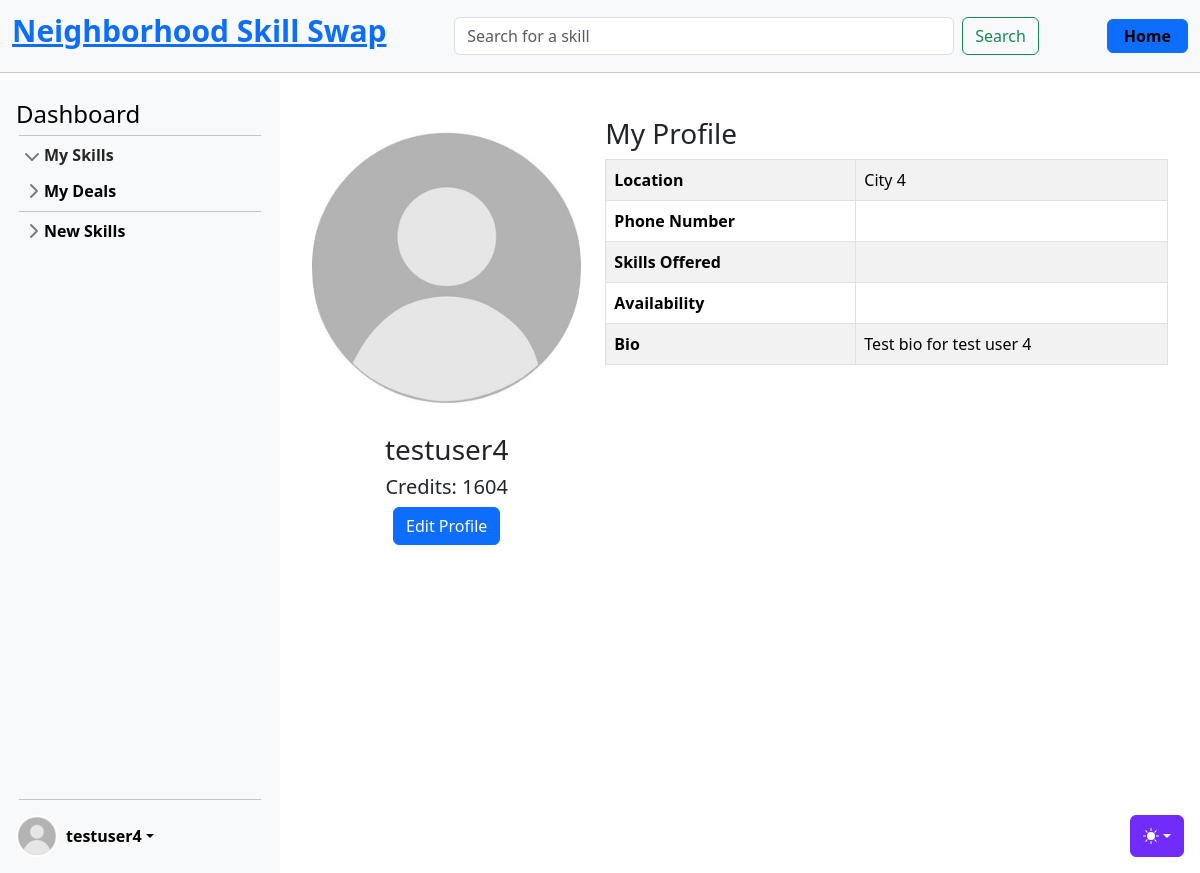
Before: /accounts/profile/5/ (signed in) with the older database file.
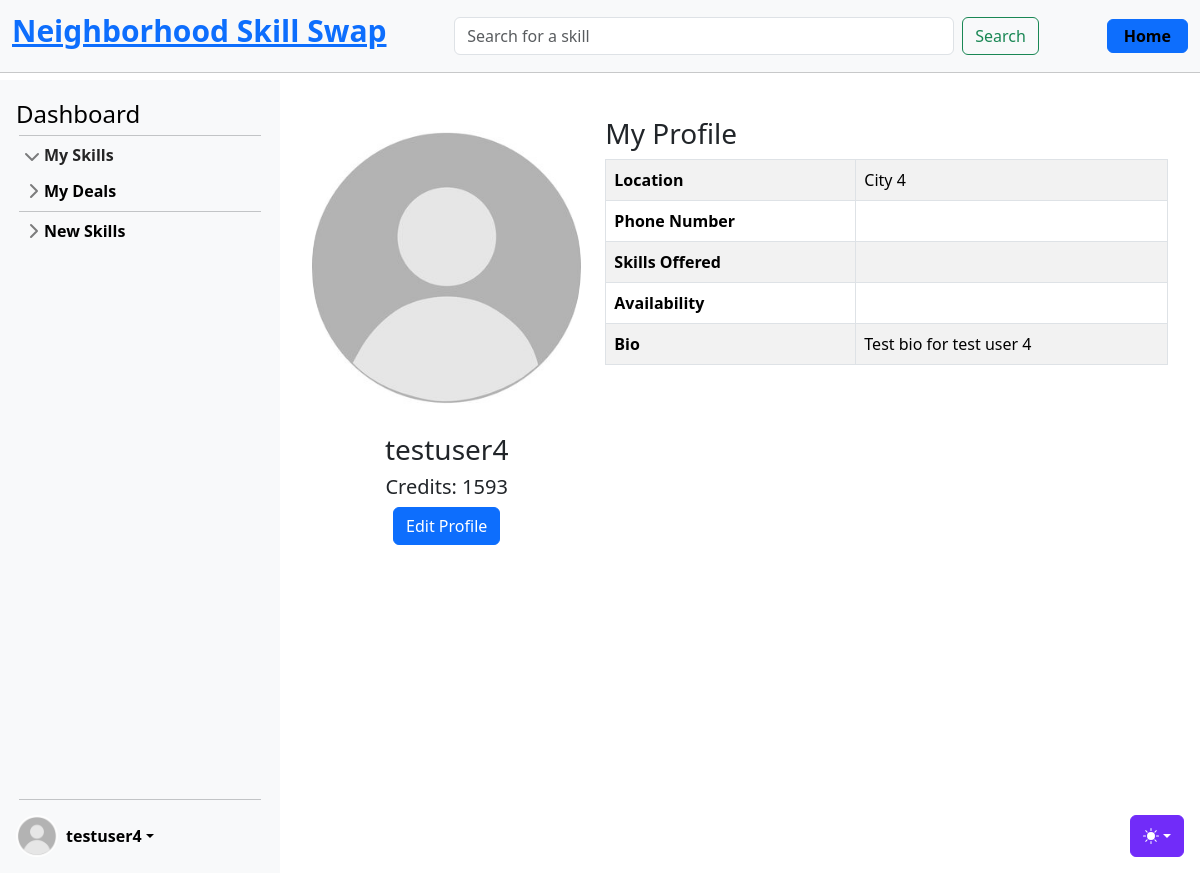
After: the same page with the newer database file.
### accounts/models.py (models this page shows, shortened)
class CustomUser(AbstractUser):
    age = models.PositiveIntegerField(null=True, blank=True)

class UserProfile(models.Model):
    user = models.OneToOneField(
        CustomUser, on_delete=models.CASCADE, related_name="profile"
    )  # A one-to-one link to the user model
    profile_image = models.ImageField(
        upload_to="profile_images/", null=True, blank=True
    )  # A field to upload a profile image
    location = models.CharField(
        max_length=255, blank=True
    )  # Information about where the user is located (could be a city, region, or specific address)
    bio = models.TextField(
        max_length=500, blank=True
    )  # A short biography or description about the user.
    phone_number = models.CharField(
        max_length=20, blank=True
    )  # A phone number for contact purposes
    skills_offered = models.TextField(
        max_length=500, blank=True
    )  # A field to summarize the skills the user offers
    availability = models.CharField(
        max_length=255, blank=True
    )  # Information about the user's general availability (e.g., evenings, weekends)
    credits = models.IntegerField(
        default=0
    )  # Field to store the number of credits a user has

### accounts/views.py (the view)
# urls.py: path("profile/<int:user_id>/", ProfileView.as_view(), name="profile"),
class ProfileView(UserPassesTestMixin, DetailView):
    model = UserProfile
    template_name = "registration/profile.html"
    context_object_name = "profile"
    def get_object(self):
        try:
            return UserProfile.objects.get(user__id=self.kwargs["user_id"])
        except UserProfile.DoesNotExist:
            user = CustomUser.objects.get(id=self.kwargs["user_id"])
            return UserProfile.objects.create(user=user)
    def test_func(self) -> bool:
        return self.request.user.id == self.kwargs["user_id"]

### templates/registration/profile.html
{% extends 'base.html' %}
{% load static %}
{% block content %}
<div class="container mt-4">
    <div class="row">
        <div class="col-md-4">
            <div class="card-body text-center">
                {% if user.profile.profile_image %}
                    <img src="{{ user.profile.profile_image.url }}" alt="Profile Picture" class="profile-img mb-3 img-fluid">
                {% else %}
                    <img src="{% static 'img/default_pic.jpg' %}" alt="Profile Picture" class="profile-img mb-3 img-fluid">
                {% endif %}
                <h3>{{ user.username }}</h3>
                <h5>Credits: {{ user.profile.credits }}</h5>
                <a href="{% url 'profile_update' user.id %}" class="btn btn-primary">Edit Profile</a>
            </div>
        </div>
        <div class="col-md-8">
            <h3>My Profile</h3>
            <table class="table table-bordered table-striped">
                <tbody>
                    <tr>
                        <th scope="row">Location</th>
                        <td>{{ user.profile.location }}</td>
                    </tr>
                    <tr>
                        <th scope="row">Phone Number</th>
                        <td>{{ user.profile.phone_number }}</td>
                    </tr>
                    <tr>
                        <th scope="row">Skills Offered</th>
                        <td>{{ user.profile.skills_offered }}</td>
                    </tr>
                    <tr>
                        <th scope="row">Availability</th>
                        <td>{{ user.profile.availability }}</td>
                    </tr>
                    <tr>
                        <th scope="row">Bio</th>
                        <td>{{ user.profile.bio }}</td>
                    </tr>
                </tbody>
            </table>
        </div>
    </div>
    </div>
</div>
{% endblock %}

### templates/partials/_sidebar.html (shortened to what this page needs)
{% load static %}
<div class="sidebar d-flex flex-column flex-shrink-0 p-3 bg-body-tertiary" style="width: 280px;">
    <a href="{% url 'dashboard' user.id %}" class="d-flex align-items-center mb-3 mb-md-0 me-md-auto link-body-emphasis text-decoration-none">
        <span class="fs-4">Dashboard</span>
    </a>
    <hr>
    <ul class="list-unstyled ps-0">
        <li class="mb-1">
            <button class="btn btn-toggle d-inline-flex align-items-center rounded border-0 collapsed" data-bs-toggle="collapse" data-bs-target="#home-collapse" aria-expanded="true">
                My Skills
            </button>
        </li>
        <li class="mb-1">
            <button class="btn btn-toggle d-inline-flex align-items-center rounded border-0 collapsed" data-bs-toggle="collapse" data-bs-target="#dashboard-collapse" aria-expanded="false">
                My Deals
            </button>
        </li>
        <hr>
        <li class="mb-1">
            <button class="btn btn-toggle d-inline-flex align-items-center rounded border-0 collapsed" data-bs-toggle="collapse" data-bs-target="#orders-collapse" aria-expanded="false">
                New Skills
            </button>
        </li>
    </ul>
    <div class="dropdown mt-auto">
        <hr style="margin-bottom: 15px;">
        <a href="#" class="d-flex align-items-center link-body-emphasis text-decoration-none dropdown-toggle" data-bs-toggle="dropdown" aria-expanded="false">
            {% if user.is_authenticated %}
                {% if user.profile.profile_image %}
                    <img src="{{ user.profile.profile_image.url }}" alt="" width="42" height="42" class="rounded-circle me-2">
                {% else %}
                    <img src="{% static 'img/default_pic.jpg' %}" alt="" width="42" height="42" class="rounded-circle me-2">
                {% endif %}
                <strong>{{ user.username }}</strong>
            {% else %}
                <strong>User</strong>
            {% endif %}
        </a>
    </div>
</div>

Changed rows visible on the page:
changed CustomUser "testuser4": profile.credits "1604" → "1593"
